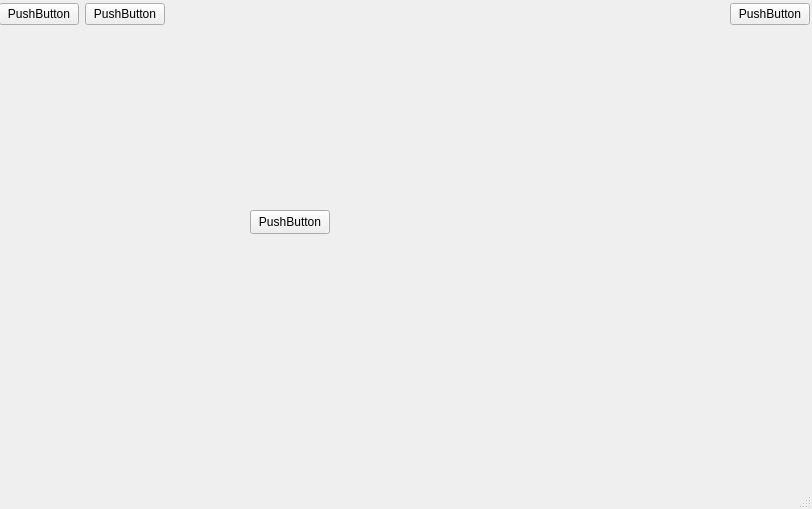
<?xml version="1.0" encoding="UTF-8"?>
<ui version="4.0">
 <class>MainWindow</class>
 <widget class="QMainWindow" name="MainWindow">
  <property name="geometry">
   <rect>
    <x>0</x>
    <y>0</y>
    <width>812</width>
    <height>509</height>
   </rect>
  </property>
  <property name="windowTitle">
   <string>MainWindow</string>
  </property>
  <widget class="QWidget" name="centralwidget">
   <widget class="QWidget" name="horizontalLayoutWidget">
    <property name="geometry">
     <rect>
      <x>-1</x>
      <y>-1</y>
      <width>811</width>
      <height>31</height>
     </rect>
    </property>
    <layout class="QHBoxLayout" name="horizontalLayout">
     <item>
      <widget class="QPushButton" name="pushButton_2">
       <property name="text">
        <string>PushButton</string>
       </property>
      </widget>
     </item>
     <item>
      <widget class="QPushButton" name="pushButton_3">
       <property name="text">
        <string>PushButton</string>
       </property>
      </widget>
     </item>
     <item>
      <spacer name="horizontalSpacer">
       <property name="orientation">
        <enum>Qt::Orientation::Horizontal</enum>
       </property>
       <property name="sizeHint" stdset="0">
        <size>
         <width>40</width>
         <height>20</height>
        </size>
       </property>
      </spacer>
     </item>
     <item>
      <widget class="QPushButton" name="pushButton">
       <property name="text">
        <string>PushButton</string>
       </property>
      </widget>
     </item>
    </layout>
   </widget>
   <widget class="QPushButton" name="pushButton_4">
    <property name="geometry">
     <rect>
      <x>250</x>
      <y>210</y>
      <width>80</width>
      <height>24</height>
     </rect>
    </property>
    <property name="text">
     <string>PushButton</string>
    </property>
   </widget>
  </widget>
  <widget class="QStatusBar" name="statusbar"/>
 </widget>
 <resources/>
 <connections/>
</ui>
